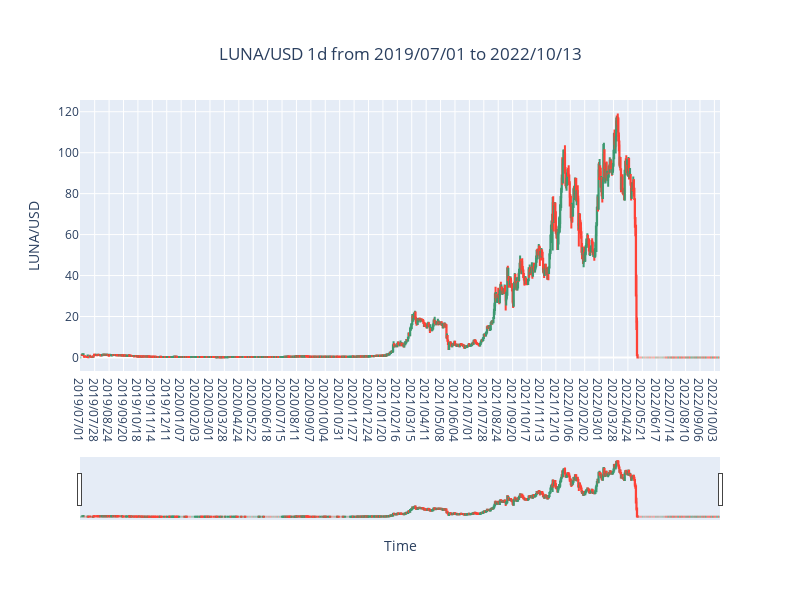

Write notebook code for a chart like this one.
### Code cell
times = list(df.iloc[:,0])
open_data = list(df.iloc[:,1])
high_data = list(df.iloc[:,2])
low_data = list(df.iloc[:,3])
close_data = list(df.iloc[:,4])

coin = 'LUNA'
fig = go.Figure(data=[go.Candlestick(x=times,
                                    open=open_data, 
                                    high=high_data,
                                    low=low_data, 
                                    close=close_data)])

fig.update_layout(
                title={
                    'text' : coin + '/USD 1d from ' + df.iloc[0,0] + ' to ' + df.iloc[-1,0],
                    'y':0.92,
                    'x':0.5,
                    'xanchor': 'center',
                    'yanchor': 'top'},
                xaxis_title="Time",
                yaxis_title= coin + '/USD',
                width = 800,
                height = 600)

fig.show()

### Figure 1 — Plotly figure (JSON) as saved in the notebook; plotly's stock layout.template omitted (floating-point values rounded to 4 significant figures; data arrays with more than 128 entries replaced by an {"elided": "..."} marker saying what was removed)
{"data": [{"close": {"elided": "1300 float values"}, "high": {"elided": "1300 float values"}, "low": {"elided": "1300 float values"}, "open": {"elided": "1300 float values"}, "type": "candlestick", "x": {"elided": "1300 str values"}}], "layout": {"height": 600, "title": {"text": "LUNA/USD 1d from 2019/07/01 to 2022/10/13", "x": 0.5, "xanchor": "center", "y": 0.92, "yanchor": "top"}, "width": 800, "xaxis": {"title": {"text": "Time"}}, "yaxis": {"title": {"text": "LUNA/USD"}}}}
